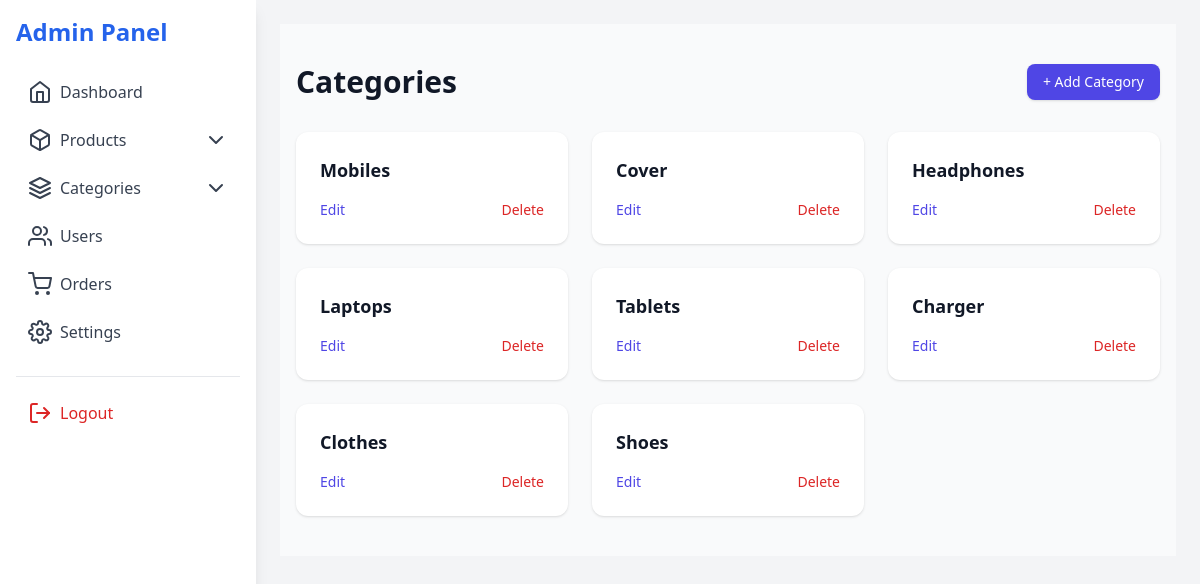
The page /dashboard/category/lists on the database its author committed.
### product/models.py (models this page shows, shortened)
class Category(models.Model):
    category_name=models.CharField(max_length=100)
    created_at=models.DateTimeField(auto_now_add=True)

### adminpage/views.py (the view)
# urls.py: path('category/lists',views.category_list,name='dashboard_category_lists'),
def category_list(request):
    category_lists = Category.objects.all()
    return render(request,'dashboard_category_lists.html',{'category_lists':category_lists})

### product/cart_processor.py (called while the page is built)
def cart_items(request):
    if request.user.is_authenticated:
        user_carts =Cart.objects.filter(user=request.user)
        cart_count= sum(cart.quantity for cart in user_carts)
    else:
        cart_count=0
    return{
         'cart_count': cart_count
   }

### adminpage/templates/dashboard_category_lists.html (shortened to what this page needs)
{% extends 'dashboard_layout.html' %}
{% block content %}
<section class="bg-gray-50 py-10">
  <div class="container mx-auto px-4">
    <div class="flex items-center justify-between mb-8">
      <h2 class="text-3xl font-bold text-gray-900">Categories</h2>
      <a href="{% url 'add_category' %}"
         class="inline-flex items-center px-4 py-2 bg-indigo-600 text-white text-sm font-medium rounded-lg shadow hover:bg-indigo-700 transition-colors">
        + Add Category
      </a>
    </div>
    <div class="grid gap-6 sm:grid-cols-2 lg:grid-cols-3 xl:grid-cols-4">
      {% for category in category_lists %}
      <div class="bg-white rounded-xl shadow hover:shadow-lg transition-all duration-300 flex flex-col p-6">
        <h3 class="text-lg font-semibold text-gray-900 truncate">{{ category.category_name }}</h3>
        <div class="mt-4 flex items-center justify-between">
          <a href="{% url 'update_category' category.id %}"
             class="text-sm text-indigo-600 hover:underline">Edit</a>
          <a href="{% url 'delete_category' category.id %}"
             class="text-sm text-red-600 hover:underline">Delete</a>
        </div>
      </div>
      {% empty %}
      <p class="text-gray-600 col-span-full text-center">No categories available. Please add some.</p>
      {% endfor %}
    </div>
  </div>
</section>
{% endblock %}

### rows shown on the page
Category: category_name "Mobiles"
Category: category_name "Cover"
Category: category_name "Headphones"
Category: category_name "Laptops"
Category: category_name "Tablets"
Category: category_name "Charger"
Category: category_name "Clothes"
Category: category_name "Shoes"
